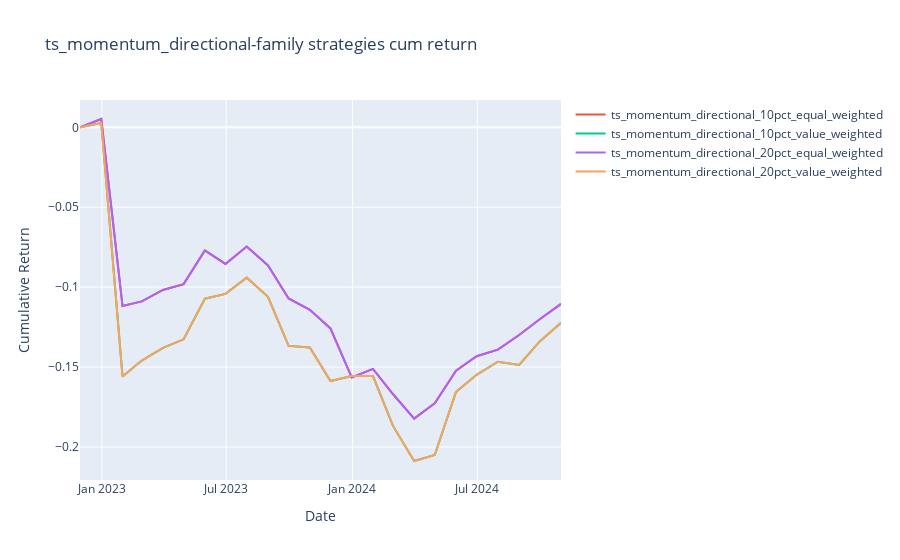
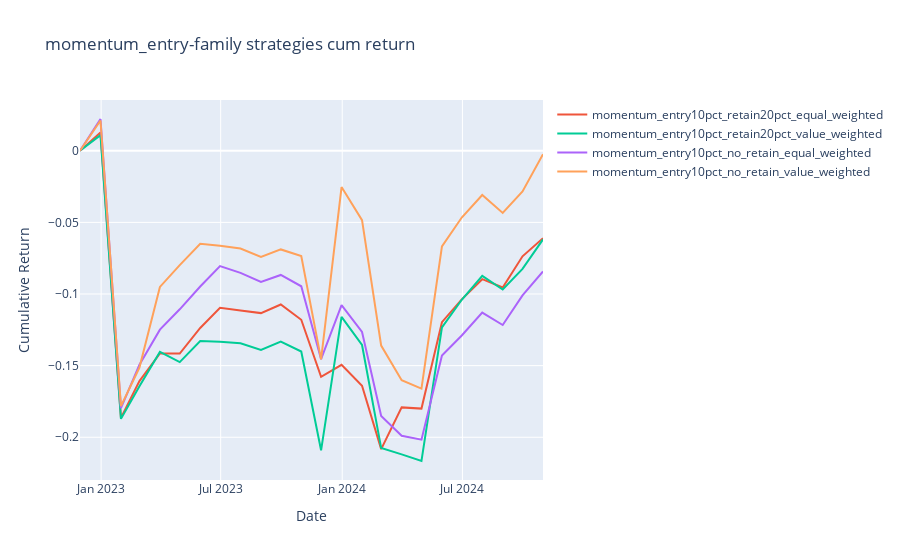
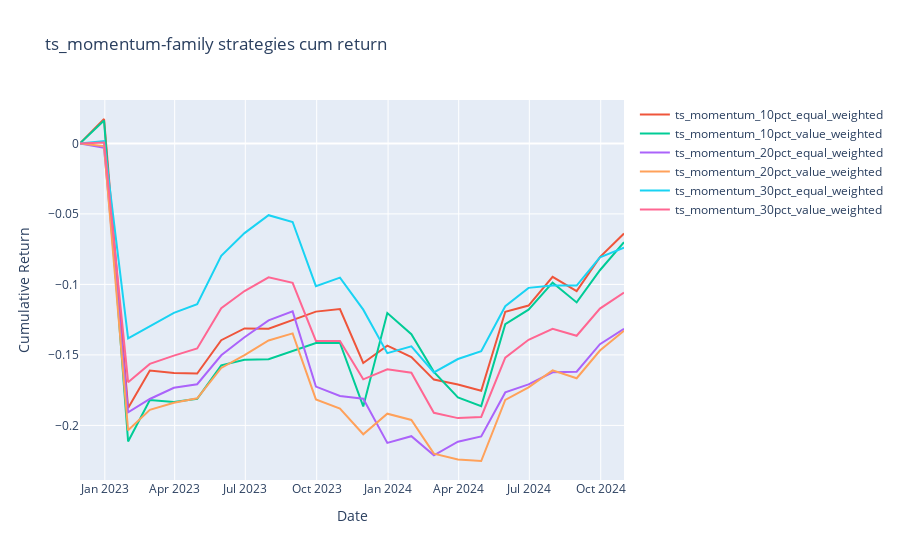
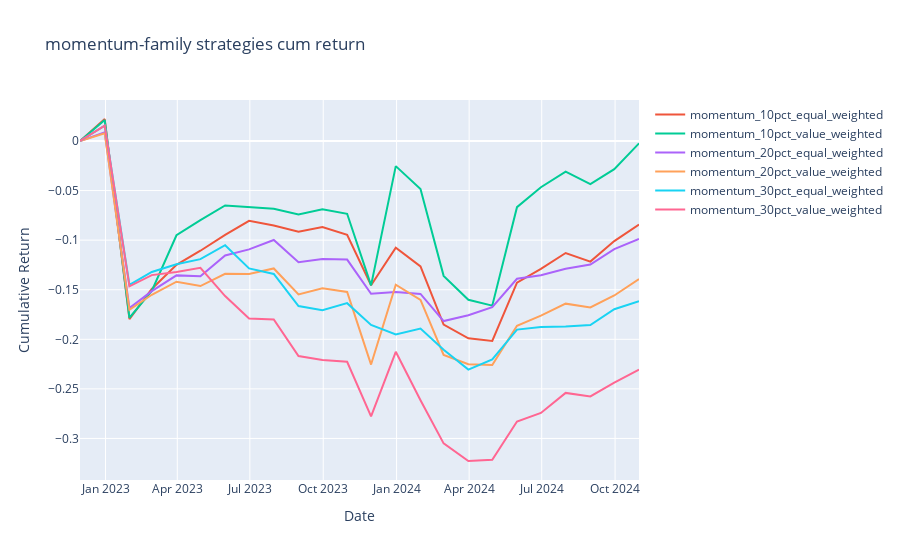

The cell these charts' notebook holds for them, in order:
### Code cell
# ---------------------------
# 6. 백테스트 결과 시각화 (Plotly Express 사용)
# ---------------------------

# 누적 포트폴리오 수익률 그래프


strategy_families = [
    'ts_momentum_directional',
    'momentum_entry',
    'ts_momentum',

    'momentum',

    'ratio_to_high',
    'tk_value',
    'potential_return',
    'max_return',
    'salience'
]

strategy_to_family = {}
for family in strategy_families:
    for strategy in performance_results.keys():
        if family in strategy and strategy not in strategy_to_family:
            strategy_to_family[strategy] = family

family_to_strategies = {}
for strategy, family in strategy_to_family.items():
    if family not in family_to_strategies:
        family_to_strategies[family] = []
    family_to_strategies[family].append(strategy)

for family, strategies in family_to_strategies.items():
    fig = px.line(title=f'{family}-family strategies cum return')
    for strategy in strategies:
        perf = performance_results[strategy]
        cumulative_return = (1 + perf['Portfolio_Return']).cumprod() - 1
        fig.add_scatter(x=cumulative_return.index, y=cumulative_return.values, mode='lines', name=strategy)

    
    fig.update_layout(xaxis_title='Date', yaxis_title='Cumulative Return')
    fig.show()

# # 개별 전략의 월별 수익률 비교
# for strategy, perf in performance_results.items():
#     fig = px.line(title=f'Monthly Returns: {strategy}')
#     fig.add_scatter(x=perf.index, y=perf['Portfolio_Return'], mode='lines', name='Portfolio Return')
#     fig.add_scatter(x=perf.index, y=benchmark_returns.loc[perf.index], mode='lines', name='Benchmark Return', line=dict(dash='dash'))
#     fig.update_layout(xaxis_title='Date', yaxis_title='Return')
#     fig.show()
